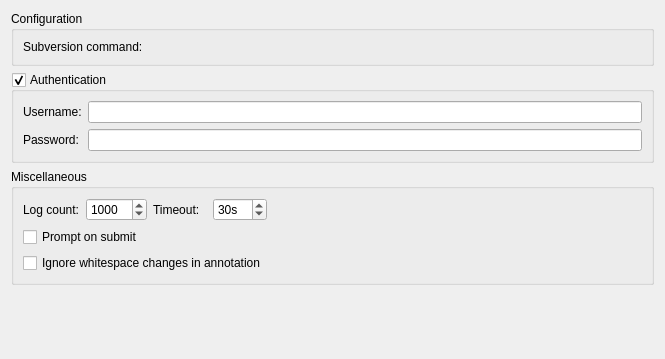
<?xml version="1.0" encoding="UTF-8"?>
<ui version="4.0">
 <class>Subversion::Internal::SettingsPage</class>
 <widget class="QWidget" name="Subversion::Internal::SettingsPage">
  <property name="geometry">
   <rect>
    <x>0</x>
    <y>0</y>
    <width>665</width>
    <height>359</height>
   </rect>
  </property>
  <layout class="QVBoxLayout" name="verticalLayout">
   <item>
    <widget class="QGroupBox" name="generalGroupBox">
     <property name="title">
      <string>Configuration</string>
     </property>
     <layout class="QFormLayout" name="formLayout_3">
      <property name="fieldGrowthPolicy">
       <enum>QFormLayout::ExpandingFieldsGrow</enum>
      </property>
      <item row="0" column="0">
       <widget class="QLabel" name="commandLabel">
        <property name="text">
         <string>Subversion command:</string>
        </property>
       </widget>
      </item>
      <item row="0" column="1">
       <widget class="Utils::PathChooser" name="pathChooser" native="true"/>
      </item>
     </layout>
    </widget>
   </item>
   <item>
    <widget class="QGroupBox" name="userGroupBox">
     <property name="title">
      <string>Authentication</string>
     </property>
     <property name="checkable">
      <bool>true</bool>
     </property>
     <layout class="QFormLayout" name="formLayout">
      <property name="fieldGrowthPolicy">
       <enum>QFormLayout::ExpandingFieldsGrow</enum>
      </property>
      <item row="0" column="0">
       <widget class="QLabel" name="usernameLabel">
        <property name="text">
         <string>Username:</string>
        </property>
       </widget>
      </item>
      <item row="0" column="1">
       <widget class="QLineEdit" name="usernameLineEdit"/>
      </item>
      <item row="1" column="0">
       <widget class="QLabel" name="passwordLabel">
        <property name="text">
         <string>Password:</string>
        </property>
       </widget>
      </item>
      <item row="1" column="1">
       <widget class="QLineEdit" name="passwordLineEdit">
        <property name="echoMode">
         <enum>QLineEdit::Password</enum>
        </property>
       </widget>
      </item>
     </layout>
    </widget>
   </item>
   <item>
    <widget class="QGroupBox" name="miscGroupBox">
     <property name="title">
      <string>Miscellaneous</string>
     </property>
     <layout class="QGridLayout" name="gridLayout">
      <item row="0" column="0">
       <widget class="QLabel" name="logCountLabel">
        <property name="text">
         <string>Log count:</string>
        </property>
       </widget>
      </item>
      <item row="0" column="1">
       <widget class="QSpinBox" name="logCountSpinBox">
        <property name="maximum">
         <number>10000</number>
        </property>
        <property name="value">
         <number>1000</number>
        </property>
       </widget>
      </item>
      <item row="0" column="2">
       <widget class="QLabel" name="timeOutLabel">
        <property name="text">
         <string>Timeout:</string>
        </property>
       </widget>
      </item>
      <item row="0" column="3">
       <widget class="QSpinBox" name="timeOutSpinBox">
        <property name="suffix">
         <string>s</string>
        </property>
        <property name="minimum">
         <number>1</number>
        </property>
        <property name="maximum">
         <number>360</number>
        </property>
        <property name="value">
         <number>30</number>
        </property>
       </widget>
      </item>
      <item row="0" column="4">
       <spacer name="horizontalSpacer">
        <property name="orientation">
         <enum>Qt::Horizontal</enum>
        </property>
        <property name="sizeHint" stdset="0">
         <size>
          <width>127</width>
          <height>20</height>
         </size>
        </property>
       </spacer>
      </item>
      <item row="1" column="0" colspan="2">
       <widget class="QCheckBox" name="promptToSubmitCheckBox">
        <property name="text">
         <string>Prompt on submit</string>
        </property>
       </widget>
      </item>
      <item row="2" column="0" colspan="4">
       <widget class="QCheckBox" name="spaceIgnorantAnnotationCheckBox">
        <property name="text">
         <string>Ignore whitespace changes in annotation</string>
        </property>
       </widget>
      </item>
     </layout>
    </widget>
   </item>
   <item>
    <spacer name="verticalSpacer">
     <property name="orientation">
      <enum>Qt::Vertical</enum>
     </property>
     <property name="sizeHint" stdset="0">
      <size>
       <width>20</width>
       <height>40</height>
      </size>
     </property>
    </spacer>
   </item>
  </layout>
 </widget>
 <customwidgets>
  <customwidget>
   <class>Utils::PathChooser</class>
   <extends>QWidget</extends>
   <header location="global">utils/pathchooser.h</header>
   <container>1</container>
   <slots>
    <signal>editingFinished()</signal>
    <signal>browsingFinished()</signal>
   </slots>
  </customwidget>
 </customwidgets>
 <resources/>
 <connections/>
</ui>
